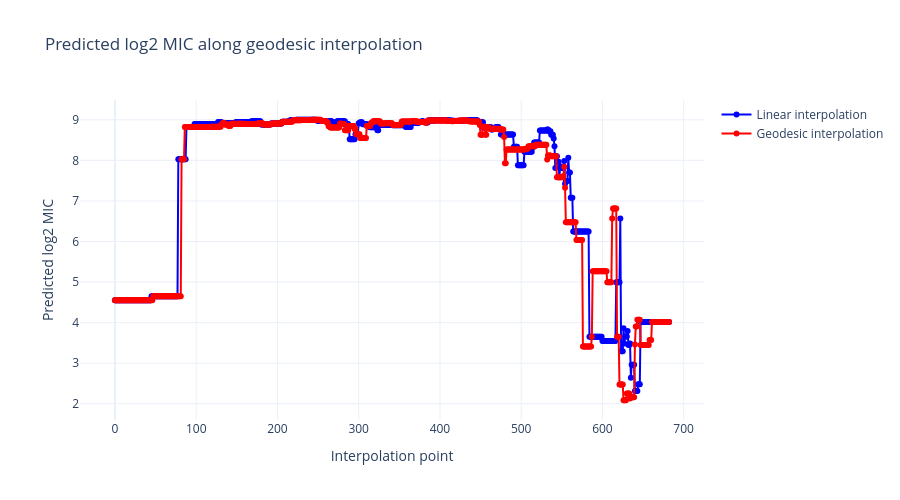

The cell this chart's notebook holds for it:
### Code cell
fig = go.Figure()

fig.add_trace(
    go.Scatter(
        x=np.arange(len(linear_interpolation_scores)),
        y=linear_interpolation_scores,
        name="Linear interpolation",
        mode="lines+markers",
        line={"color": "blue"},
        marker={"size": 6},
        customdata=list(zip(interpolation_sequences, linear_interpolation_scores)),
        hovertemplate=(
            "Path point: %{x}<br>"
            "Sequence: %{customdata[0]}<br>"
            "log2 MIC: %{customdata[1]:.4f}<extra></extra>"
        ),
    )
)

fig.add_trace(
    go.Scatter(
        x=np.arange(len(geodesic_interpolation_scores)),
        y=geodesic_interpolation_scores,
        name="Geodesic interpolation",
        mode="lines+markers",
        line={"color": "red"},
        marker={"size": 6},
        customdata=list(zip(geodesic_sequences, geodesic_interpolation_scores)),
        hovertemplate=(
            "Path point: %{x}<br>"
            "Sequence: %{customdata[0]}<br>"
            "log2 MIC: %{customdata[1]:.4f}<extra></extra>"
        ),
    )
)


fig.update_layout(
    title="Predicted log2 MIC along geodesic interpolation",
    xaxis_title="Interpolation point",
    yaxis_title="Predicted log2 MIC",
    template="plotly_white",
    width=900,
    height=500,
)

fig.show()

### Figure 1 — Plotly figure (JSON) as saved in the notebook; plotly's stock layout.template omitted (floating-point values rounded to 4 significant figures; data arrays with more than 128 entries replaced by an {"elided": "..."} marker saying what was removed)
{"data": [{"customdata": {"elided": "683x2 mixed values"}, "hovertemplate": "Path point: %{x}<br>Sequence: %{customdata[0]}<br>log2 MIC: %{customdata[1]:.4f}<extra></extra>", "line": {"color": "blue"}, "marker": {"size": 6}, "mode": "lines+markers", "name": "Linear interpolation", "type": "scatter", "x": {"elided": "683 int values"}, "y": {"elided": "683 float values"}}, {"customdata": {"elided": "683x2 mixed values"}, "hovertemplate": "Path point: %{x}<br>Sequence: %{customdata[0]}<br>log2 MIC: %{customdata[1]:.4f}<extra></extra>", "line": {"color": "red"}, "marker": {"size": 6}, "mode": "lines+markers", "name": "Geodesic interpolation", "type": "scatter", "x": {"elided": "683 int values"}, "y": {"elided": "683 float values"}}], "layout": {"height": 500, "title": {"text": "Predicted log2 MIC along geodesic interpolation"}, "width": 900, "xaxis": {"title": {"text": "Interpolation point"}}, "yaxis": {"title": {"text": "Predicted log2 MIC"}}}}
